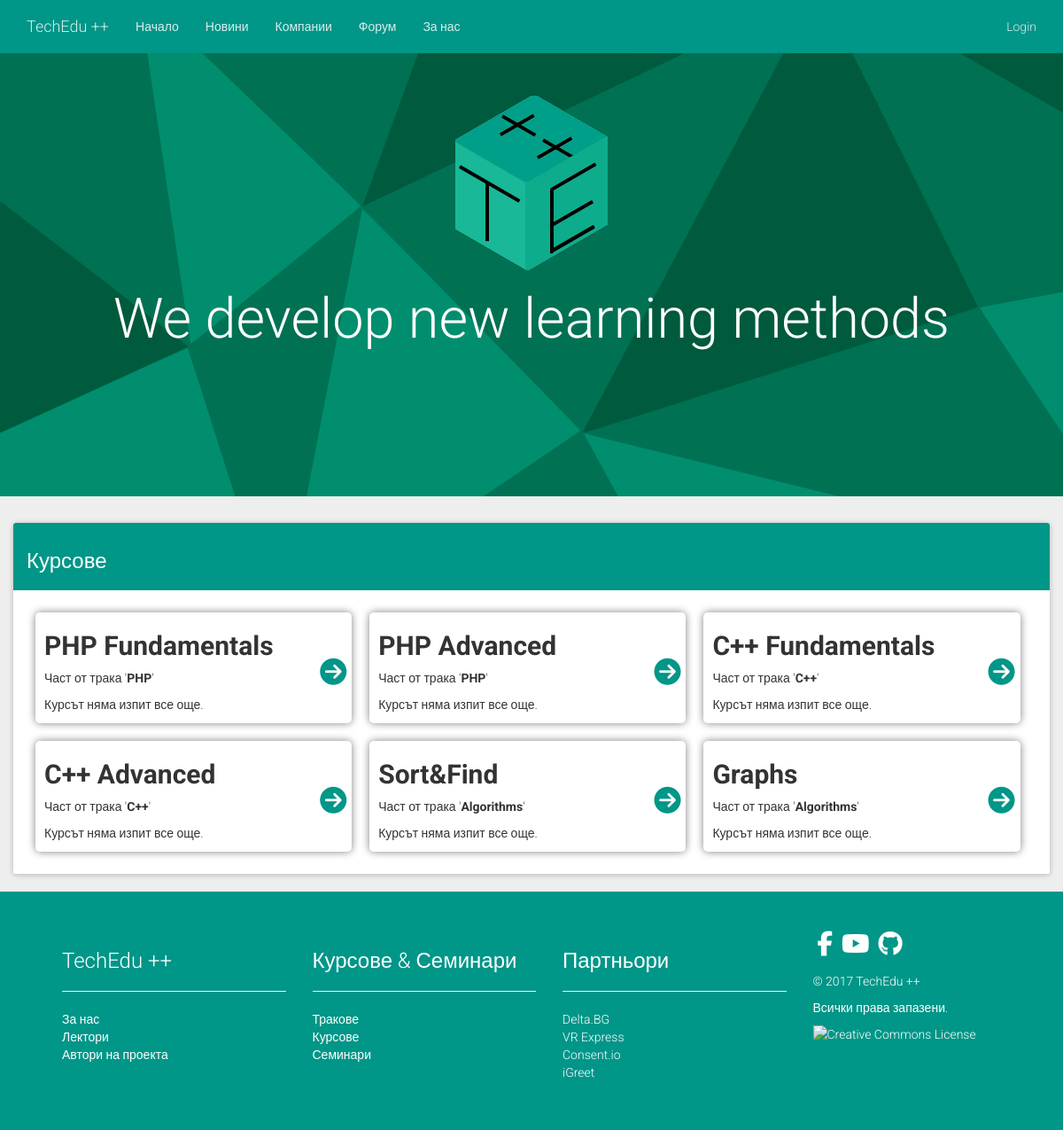
Page /trainings/courses on the earlier database version.
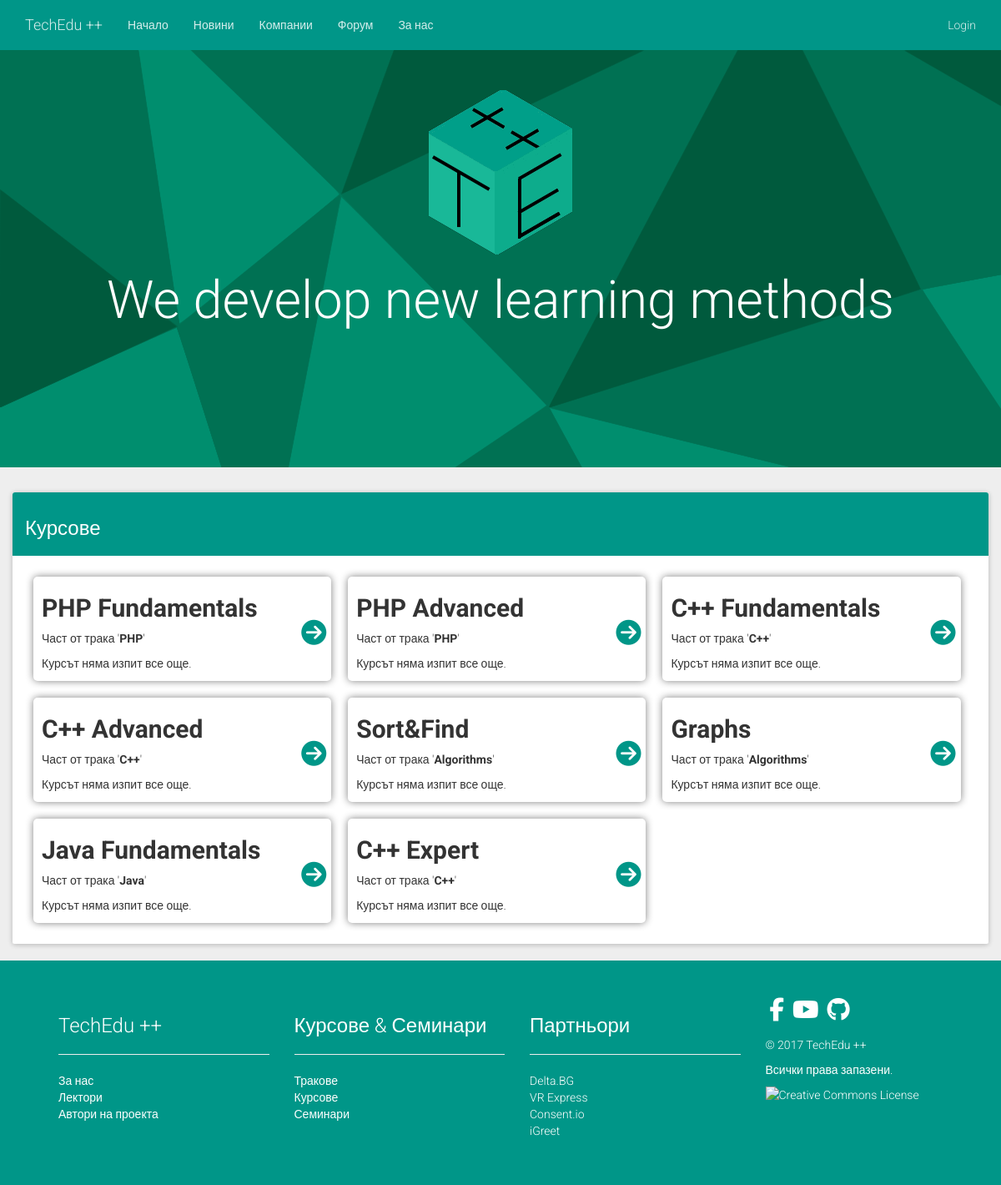
Same page on the later database version.
### tables this page shows
CREATE TABLE `Courses` (
  `Num` bigint(20) UNSIGNED NOT NULL,
  `ID` text NOT NULL,
  `Track` text NOT NULL,
  `Link` text NOT NULL,
  `Label` text NOT NULL,
  `ExamLink` text
);

### lib/mysql.php (called while the page is built, shortened)
<?php
	class MySQL
	{
		public  $servername = "localhost";
		private $username = "root";
		private $password = "tts2002";
		public $conn;
		function __construct (string $dbname_param)
		{
			$this->dbname = $dbname_param;
			$this->conn = new mysqli ($this->servername, $this->username, $this->password, $this->dbname);
		}
		function query (string $command)
		{
			return ($this->conn->query ($command));
		}
	}
?>

### lib/get/courses.php (the view)
<?php
	include_once ($_SERVER["DOCUMENT_ROOT"] . "/lib/mysql.php");
	$dbname = "Infocourse";
	$conn = new MySQL ($dbname);
	$sql = "SELECT * FROM `Courses`";
	$result = $conn->query($sql);
	if ($result->num_rows > 0)
	{
		while($row = $result->fetch_assoc())
		{
			echo "<article class=\"course-item col-md-4\">";
			echo "<h2>{$row["ID"]} <a href=\"{$row["Link"]}\"><i class=\"fa fa-arrow-circle-right right-arrow\" aria-hidden=\"true\"></i></a></h2>";
			echo "<p>Част от трака '<strong>{$row["Track"]}</strong>'</p>";
			if ($row["ExamLink"] != "#")
				echo "<a href=\"{$row["ExamLink"]}\" role=\"button\" class=\"btn btn-raised btn-success\">Към изпита »</a>";
			else
				echo "<p>Курсът няма изпит все още.</p>";
			echo "</article>";
		}
	}
?>

### trainings/courses/index.php (shortened to what this page needs)
<html lang="en"><head><link rel="stylesheet" href="/css/bootstrap.min.css"/><link rel="stylesheet" href="/css/bootstrap-material-design.min.css"/><link rel="stylesheet" href="/css/ripples.min.css"/><link rel="stylesheet" href="/css/snackbar.min.css"/><link rel="stylesheet" href="/css/extension.css"/><link href="/css/jumbotron.css" rel="stylesheet"/><link rel="stylesheet" href="/news/d9757859af.css"/><link rel="stylesheet" href="/node_modules/font-awesome/css/font-awesome.min.css"/>
</head><body><nav class="navbar navbar-static-top navbar-default"><div class="container"><div class="nav-header"><a href="#" class="navbar-brand">TechEdu ++</a></div><div class="navbar-collapse collapse navbar-responsive-collapse"><ul class="nav navbar-nav"><li><a href="/">Начало</a></li><li><a href="/news">Новини</a></li><li><a href="/companies.php">Компании</a></li><li><a href="https://chat.techedu.cf">Форум</a></li><li><a href="/aboutus.php">За нас</a></li></ul><ul class="nav navbar-nav navbar-right"><li><a href="/login.php">
<?php if (isset ($_SESSION["userid"])) { echo $_SESSION["name"]; } else { echo "Login"; } ?> </a></li></ul></div></div></nav><div class="jumbotron"><div class="container"><center><img style="background-color: rgba(0,0,0,0);" src="/img/logo.png"/><h1 class="display-3"><span>We develop new learning methods</span></h1></center></div></div><div class="container"><div class="row"><div class="panel panel-primary"><div class="panel-heading"><h3 class="list-title">Курсове</h3></div><div class="panel-body"><?php include_once ($_SERVER["DOCUMENT_ROOT"] . "/lib/get/courses.php");	?></div></div></div></div><footer><div class="container container-holder"><ul class="row"><li class="col-md-3 col-sm-12 col-xs-12 footer-list-wrapper"><h3 class="list-title">TechEdu ++</h3><hr/><ul class="footer-list"><li><a href="/aboutus.php">За нас</a></li><li><a href="/aboutus.php#trainers">Лектори</a></li><li><a href="/aboutus.php#authors">Автори на проекта</a></li></ul></li><li class="col-md-3 col-sm-12 col-xs-12 footer-list-wrapper"><h3 class="list-title">Курсове &amp; Семинари</h3><hr/><ul class="footer-list"><li><a href="/trainings/tracks">Тракове</a></li><li><a href="/trainings/courses">Курсове</a></li><li><a href="/trainings/seminars">Семинари</a></li></ul></li><li class="col-md-3 col-sm-12 col-xs-12 footer-list-wrapper"><h3 class="list-title">Партньори</h3><hr/><ul class="footer-list"><li><a target="_blank" href="https://delta.bg/">Delta.BG</a></li><li><a target="_blank" href="http://www.vrexpress.bg/">VR Express</a></li><li><a target="_blank" href="https://consent.io/">Consent.io</a></li><li><a target="_blank" href="http://www.igreet.co/">iGreet</a></li></ul></li><li class="col-md-3 col-sm-12 col-xs-12 footer-list-wrapper"><ul class="social"><li><a href="https://facebook.com/TechEducationGroup/" target="_blank" class="icon-btn"><span class="fa fa-2x fa-facebook"></span></a></li><li><a href="https://www.youtube.com/channel/UCT1g_MbzP5UJauAqmvNq1aQ" target="_blank" class="icon-btn"><span class="fa fa-2x fa-youtube-play"></span></a></li><li><a href="http://github.com/TechEducationPlusPlus/" target="_blank" class="icon-btn"><span class="fa fa-2x fa-github"></span></a></li></ul><div class="all-rights-reserved"><p>&copy; 2017 TechEdu ++</p><p>Всички права запазени.</p><p> <a rel="license" href="http://creativecommons.org/licenses/by-nc-nd/2.5/in/"><img alt="Creative Commons License" style="border-width:0" src="https://i.creativecommons.org/l/by-nc-nd/2.5/in/88x31.png"/></a></p></div></li></ul></div></footer><script src="/js/jquery.min.js"></script><script src="/js/tether.min.js"></script><script src="/js/bootstrap.min.js"></script><script src="/js/material.min.js"></script><script src="/js/ripples.min.js"></script><script src="/js/snackbar.min.js"></script><script src="/js/jquery.nouislider.min.js"></script><script src="/js/main.js"></script></body></html>

### css/extension.css (style rules this page uses)
.course-item { background-color: #fff; box-shadow: 0 0 10px #808080; margin: 10px; padding: 1px 10px 1px; border-radius: 5px; position: relative; }
.course-item .right-arrow { display: inline-block; width: 22px; height: 22px; position: absolute; top: 50%; right: 14px; margin-top: -11px; margin-left: -36px; background-color: white; color: #009688; border-radius: 100%; font-size: 1em; }
.course-item.col-md-4 h2 { font-weight: bold; }
footer { color: white; bottom: 0px; position: static; width: 100%; padding: 45px 0; background-color: #009688; }
ul.row li { list-style: none; color: inherit !important; }
ul.row a { text-decoration: none; color: inherit !important; }
.list-title { color: white; }
ul.row { color: inherit !important; }
ul.footer-list { margin: 0; padding: 0; }
ul.social { margin: 0; padding: 0; margin-bottom: 17px; list-style: none; content: ''; display: table; clear: both; }
ul.social li { display: inline; list-style: none; padding: 5px 5px 5px 5px; }
.navbar { margin-bottom: 0px !important; }

### css/jumbotron.css (style rules this page uses)
.jumbotron { background-image: url("/maia.png"); height: 500px; color: white; }

Differences in the rows shown:
added courses: ID "Java Fundamentals", Track "Java", ExamLink "Курсът няма изпит все още."
added courses: ID "C++ Expert", Track "C++", ExamLink "Курсът няма изпит все още."
